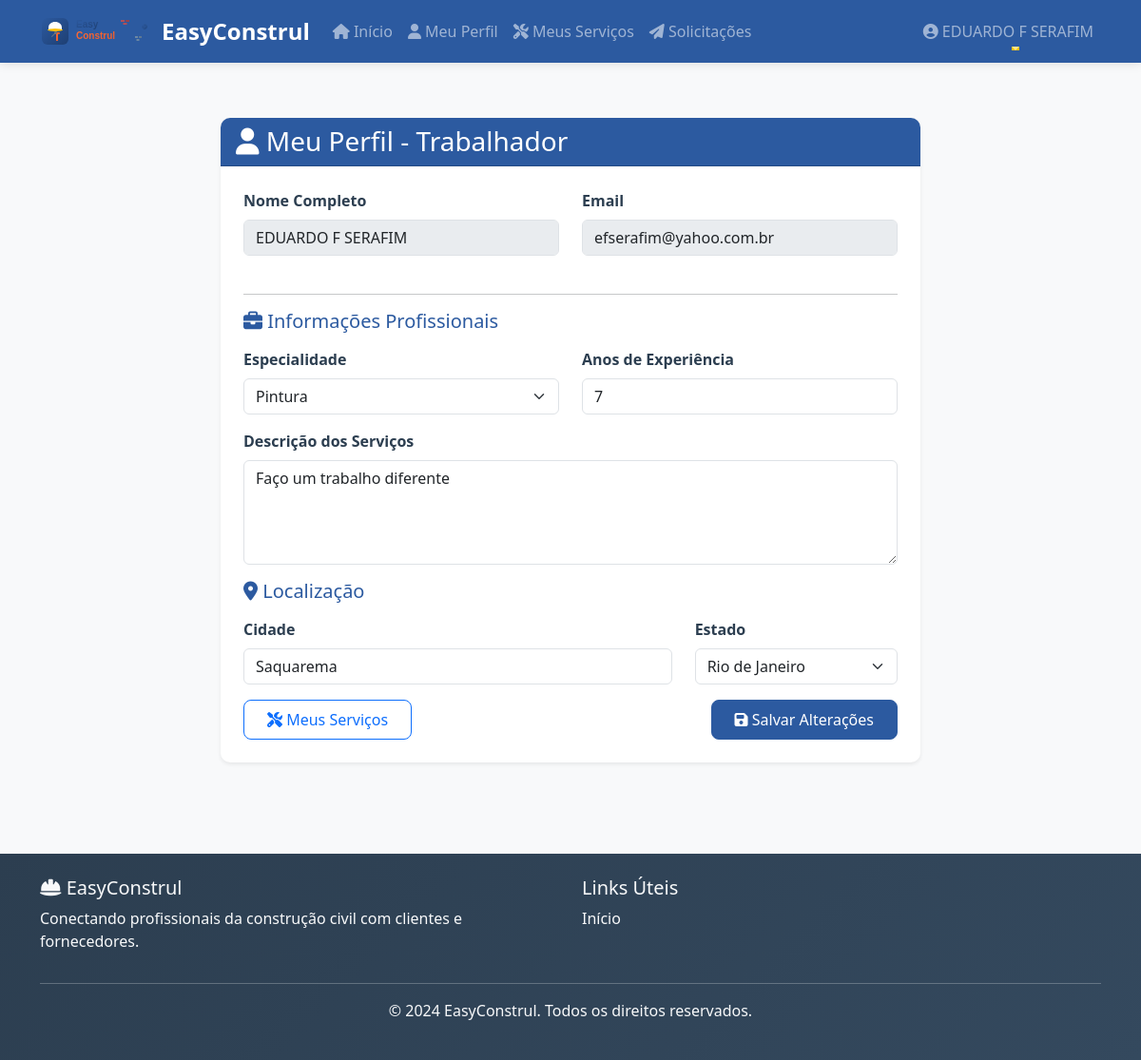
/trabalhador/perfil (signed in), run on the app's committed database.
### models.py (models this page shows, shortened)
class Usuario(UserMixin, db.Model):
    id = db.Column(db.Integer, primary_key=True)
    nome = db.Column(db.String(100), nullable=False)
    email = db.Column(db.String(120), unique=True, nullable=False)
    telefone = db.Column(db.String(20))
    senha_hash = db.Column(db.String(256), nullable=False)
    tipo_usuario = db.Column(db.String(20), nullable=False)  # 'trabalhador', 'cliente', 'lojista', 'admin'
    data_criacao = db.Column(db.DateTime, default=datetime.utcnow)
    ativo = db.Column(db.Boolean, default=True)
    perfil_trabalhador = db.relationship('PerfilTrabalhador', backref='usuario', uselist=False, cascade='all, delete-orphan')
    perfil_cliente = db.relationship('PerfilCliente', backref='usuario', uselist=False, cascade='all, delete-orphan')
    perfil_lojista = db.relationship('PerfilLojista', backref='usuario', uselist=False, cascade='all, delete-orphan')
    perfil_administrador = db.relationship('PerfilAdministrador', backref='usuario', uselist=False, cascade='all, delete-orphan')

class PerfilTrabalhador(db.Model):
    id = db.Column(db.Integer, primary_key=True)
    usuario_id = db.Column(db.Integer, db.ForeignKey('usuario.id'), nullable=False)
    especialidade = db.Column(db.String(100), nullable=False)
    experiencia_anos = db.Column(db.Integer)
    descricao = db.Column(db.Text)
    cidade = db.Column(db.String(100))
    estado = db.Column(db.String(50))
    avaliacao_media = db.Column(db.Float, default=0.0)
    total_avaliacoes = db.Column(db.Integer, default=0)
    servicos = db.relationship('Servico', backref='trabalhador', lazy=True, cascade='all, delete-orphan')

### routes.py (the view, shortened to what this page needs)
@trabalhador.route('/perfil', methods=['GET', 'POST'])
@login_required
def perfil():
    if current_user.tipo_usuario != 'trabalhador':
        abort(403)
    perfil_trab = current_user.perfil_trabalhador
    if not perfil_trab:
        abort(404)
    form = FormularioPerfilTrabalhador()
    form.especialidade.data = perfil_trab.especialidade
    form.experiencia_anos.data = perfil_trab.experiencia_anos
    form.descricao.data = perfil_trab.descricao
    form.cidade.data = perfil_trab.cidade
    form.estado.data = perfil_trab.estado
    return render_template('trabalhador/perfil.html', form=form, perfil=perfil_trab)

### app.py (called while the page is built)
@login_manager.user_loader
def carregar_usuario(usuario_id):
    from models import Usuario
    return Usuario.query.get(int(usuario_id))

### templates/trabalhador/perfil.html (shortened to what this page needs)
{% extends "base.html" %}
{% block content %}
<div class="container py-5">
    <div class="row">
        <div class="col-md-8 mx-auto">
            <div class="card shadow-sm border-0">
                <div class="card-header bg-primary text-white">
                    <h3 class="mb-0">
                        <i class="fas fa-user"></i> Meu Perfil - Trabalhador
                    </h3>
                </div>
                <div class="card-body p-4">
                    <form method="POST" novalidate>
                        <div class="row mb-4">
                            <div class="col-md-6">
                                <div class="mb-3">
                                    <label class="form-label">Nome Completo</label>
                                    <input type="text" class="form-control" value="{{ current_user.nome }}" disabled>
                                </div>
                            </div>
                            <div class="col-md-6">
                                <div class="mb-3">
                                    <label class="form-label">Email</label>
                                    <input type="email" class="form-control" value="{{ current_user.email }}" disabled>
                                </div>
                            </div>
                        </div>
                        <hr>
                        <h5 class="text-primary mb-3"><i class="fas fa-briefcase"></i> Informações Profissionais</h5>
                        <div class="row">
                            <div class="col-md-6 mb-3">
                                {{ form.especialidade.label(class="form-label") }}
                                {{ form.especialidade(class="form-select") }}
                            </div>
                            <div class="col-md-6 mb-3">
                                {{ form.experiencia_anos.label(class="form-label") }}
                                {{ form.experiencia_anos(class="form-control") }}
                            </div>
                        </div>
                        <div class="mb-3">
                            {{ form.descricao.label(class="form-label") }}
                            {{ form.descricao(class="form-control", rows="4", placeholder="Descreva seus serviços, experiência e diferenciais...") }}
                        </div>
                        <h5 class="text-primary mb-3"><i class="fas fa-map-marker-alt"></i> Localização</h5>
                        <div class="row">
                            <div class="col-md-8 mb-3">
                                {{ form.cidade.label(class="form-label") }}
                                {{ form.cidade(class="form-control") }}
                            </div>
                            <div class="col-md-4 mb-3">
                                {{ form.estado.label(class="form-label") }}
                                {{ form.estado(class="form-select") }}
                            </div>
                        </div>
                        <div class="d-flex justify-content-between">
                            <a href="{{ url_for('trabalhador.listar_servicos') }}" class="btn btn-outline-primary">
                                <i class="fas fa-tools"></i> Meus Serviços
                            </a>
                            <button type="submit" class="btn btn-primary">
                                <i class="fas fa-save"></i> Salvar Alterações
                            </button>
                        </div>
                    </form>
                </div>
            </div>
        </div>
    </div>
</div>
{% endblock %}

### templates/base.html (shortened to what this page needs)
<!DOCTYPE html>
<html lang="pt-BR">
<head>
    <link href="https://cdn.jsdelivr.net/npm/bootstrap@5.3.0/dist/css/bootstrap.min.css" rel="stylesheet">
    <link href="https://cdnjs.cloudflare.com/ajax/libs/font-awesome/6.4.0/css/all.min.css" rel="stylesheet">
    <link href="{{ url_for('static', filename='css/style.css') }}" rel="stylesheet">
</head>
<body>
    <nav class="navbar navbar-expand-lg navbar-dark bg-primary fixed-top">
        <div class="container">
            <a class="navbar-brand d-flex align-items-center" href="{{ url_for('main.index') }}">
                <img src="{{ url_for('static', filename='images/logo.svg') }}" alt="EasyConstrul" height="40" class="me-2">
                <strong>EasyConstrul</strong>
            </a>
            <div class="collapse navbar-collapse" id="navbarNav">
                <ul class="navbar-nav me-auto">
                    <li class="nav-item">
                        <a class="nav-link" href="{{ url_for('main.index') }}">
                            <i class="fas fa-home"></i> Início
                        </a>
                    </li>
                    {% if current_user.is_authenticated %}
                        {% if current_user.tipo_usuario == 'trabalhador' %}
                            <li class="nav-item">
                                <a class="nav-link" href="{{ url_for('trabalhador.perfil') }}">
                                    <i class="fas fa-user"></i> Meu Perfil
                                </a>
                            </li>
                            <li class="nav-item">
                                <a class="nav-link" href="{{ url_for('trabalhador.listar_servicos') }}">
                                    <i class="fas fa-tools"></i> Meus Serviços
                                </a>
                            </li>
                            <li class="nav-item">
                                <a class="nav-link" href="{{ url_for('trabalhador.listar_solicitacoes') }}">
                                    <i class="fas fa-paper-plane"></i> Solicitações
                                </a>
                            </li>
                        {% endif %}
                    {% endif %}
                </ul>
                <ul class="navbar-nav">
                    {% if current_user.is_authenticated %}
                        <li class="nav-item dropdown">
                            <a class="nav-link dropdown-toggle" href="#" role="button" data-bs-toggle="dropdown">
                                <i class="fas fa-user-circle"></i> {{ current_user.nome }}
                            </a>
                        </li>
                    {% endif %}
                </ul>
            </div>
        </div>
    </nav>
    <main class="main-content">
        {% block content %}{% endblock %}
    </main>
    <footer class="bg-dark text-light py-4 mt-5">
        <div class="container">
            <div class="row">
                <div class="col-md-6">
                    <h5><i class="fas fa-hard-hat"></i> EasyConstrul</h5>
                    <p>Conectando profissionais da construção civil com clientes e fornecedores.</p>
                </div>
                <div class="col-md-6">
                    <h5>Links Úteis</h5>
                    <ul class="list-unstyled">
                        <li><a href="{{ url_for('main.index') }}" class="text-light">Início</a></li>
                    </ul>
                </div>
            </div>
            <hr>
            <div class="text-center">
                <p>&copy; 2024 EasyConstrul. Todos os direitos reservados.</p>
            </div>
        </div>
    </footer>
</body>
</html>

### static/css/style.css (style rules this page uses)
:root { --primary-color: #2c5aa0; --primary-dark: #1e3f73; --secondary-color: #f39c12; --secondary-dark: #d68910; --success-color: #27ae60; --danger-color: #e74c3c; --warning-color: #f39c12; --info-color: #3498db; --light-color: #f8f9fa; --dark-color: #2c3e50; --construction-orange: #ff6b35; --construction-yellow: #ffc107; --construction-gray: #6c757d; }
.btn-primary { background-color: var(--primary-color); border-color: var(--primary-color); }
.bg-primary { background-color: var(--primary-color) !important; }
.text-primary { color: var(--primary-color) !important; }
.navbar-brand { font-size: 1.5rem; font-weight: 700; }
body { font-family: 'Segoe UI', Tahoma, Geneva, Verdana, sans-serif; background-color: #f8f9fa; }
.main-content { margin-top: 76px; min-height: calc(100vh - 76px); }
.card { border-radius: 10px; transition: all 0.3s ease; }
.card-header { border-radius: 10px 10px 0 0 !important; font-weight: 600; }
.form-label { font-weight: 600; color: var(--dark-color); margin-bottom: 0.5rem; }
.navbar { box-shadow: 0 2px 10px rgba(0,0,0,0.1); backdrop-filter: blur(10px); }
.navbar-nav .nav-link { font-weight: 500; transition: all 0.3s ease; position: relative; }
.navbar-nav .nav-link::after { content: ''; position: absolute; width: 0; height: 2px; bottom: 0; left: 50%; background-color: var(--construction-yellow); transition: all 0.3s ease; }
.btn { border-radius: 8px; font-weight: 500; padding: 0.5rem 1.5rem; transition: all 0.3s ease; }
footer { background: linear-gradient(135deg, var(--dark-color), #34495e) !important; }
footer a { text-decoration: none; transition: color 0.3s ease; }
.fade-in-up { animation: fadeInUp 0.6s ease-out; }

### data on the page
Usuario: nome "EDUARDO F SERAFIM", email "efserafim@yahoo.com.br"
PerfilTrabalhador: especialidade "Pintura", experiencia_anos "7", descricao "Faço um trabalho diferente", cidade "Saquarema", estado "Rio de Janeiro"
